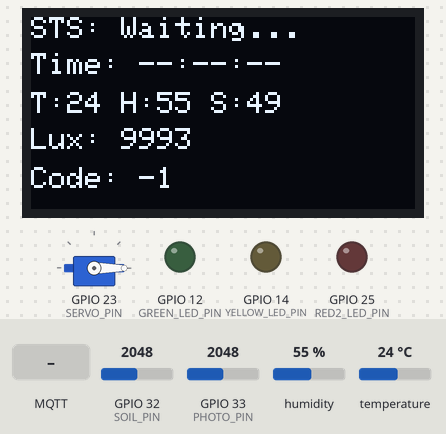
Bench run of a sketch on a simulated ESP32. Parts: servo, 128×64 one-colour display, output pins drawn as LEDs (lit = HIGH). The inputs (shaded band) are chosen by the test bench; at power-on: temperature 24 °C, GPIO 32 (SOIL_PIN) = 2048, GPIO 33 (PHOTO_PIN) = 2048, humidity 55 %. WiFi joins after 1.5 s; servers stay silent unless stated; no MQTT or app messages arrive unless stated; what the sketch prints to the serial monitor is not drawn.

Above: at 5.6 s.
5.7 s: MQTT message "1" arrives on the first subscribed topic
At 6.3 s:
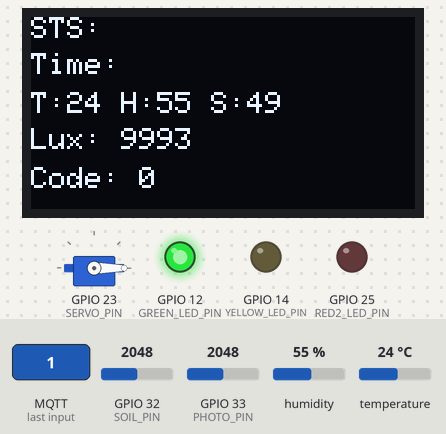
7.2 s: temperature set to 0 °C
At 11.2 s:
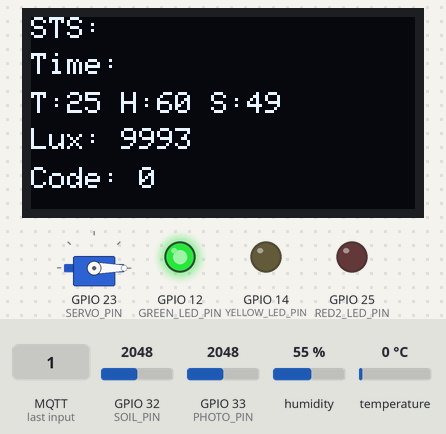
11.5 s: GPIO 32 (SOIL_PIN) set to 2866
At 15.7 s:
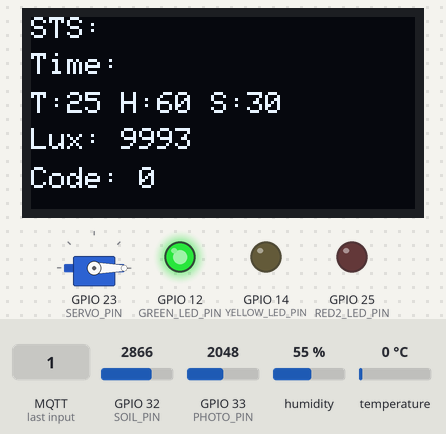
16.6 s: GPIO 33 (PHOTO_PIN) set to 2866
At 21.0 s:
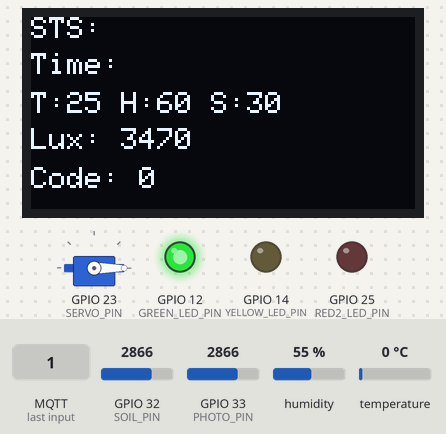
21.6 s: temperature set to 12 °C
At 26.2 s:
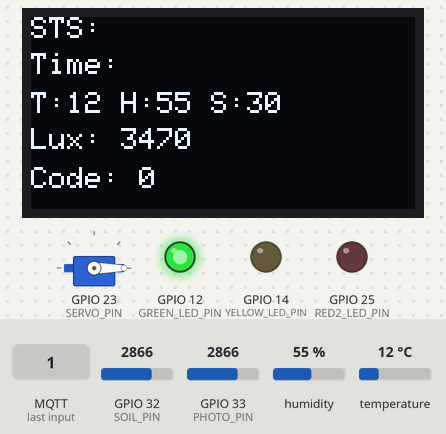
26.7 s: humidity set to 22 %
At 31.5 s:
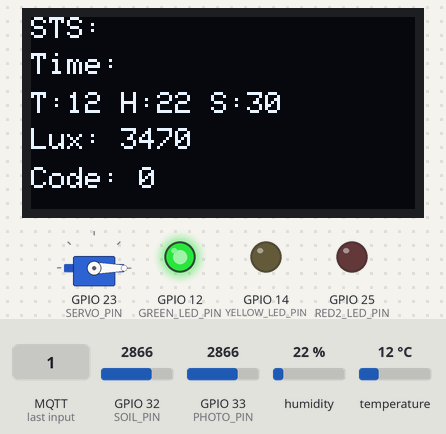
Timing chart, 0 to 32.7 s (numbered marks = the images above; inputs shaded):
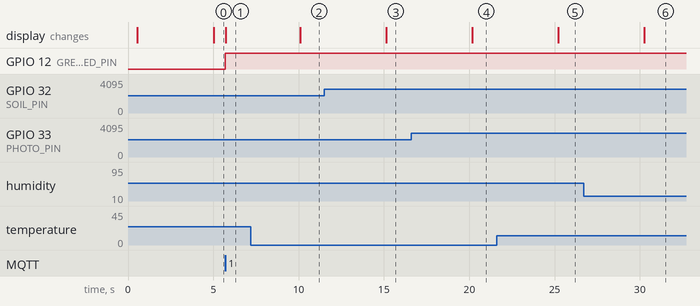

The sketch:

esp32_code.ino
```cpp
// ---------------------------------------------------------------- //
//                    ESP32 ML Client (Smart IoT)                   //
// ---------------------------------------------------------------- //

#include <WiFi.h>
#include <PubSubClient.h>
#include <Wire.h>
#include <Adafruit_GFX.h>
#include <Adafruit_SSD1306.h>
#include <DHT.h>
#include <ESP32Servo.h>
#include <ArduinoJson.h>

// ------------------- WiFi & MQTT Configuration ------------------ //
const char* WIFI_SSID = "Wifi";
const char* WIFI_PASSWORD = "113333555555";

const char* MQTT_BROKER = "broker.emqx.io";
const int MQTT_PORT = 1883;
const char* MQTT_CLIENT_ID = "esp32_chilihub_client_001";

const char* TOPIC_PUBLISH_DATA = "chilihub/data/sensors";
const char* TOPIC_SUBSCRIBE_PRED = "chilihub/predictions/class";

// ----------------------- Pin Definitions ------------------------ //
const int PHOTO_PIN = 33;
const int DHT1_PIN = 5;
const int SOIL_PIN = 32;

// Actuators
const int GREEN_LED_PIN = 12;   // Code 0: Normal
const int YELLOW_LED_PIN = 14;  // Code 1: Warning
const int RED2_LED_PIN = 25;    // Code 2: Critical
const int SERVO_PIN = 23;

// -------------------- Global Objects & Variables ---------------- //
WiFiClient wifiClient;
PubSubClient mqttClient(wifiClient);

#define SCREEN_WIDTH 128
#define SCREEN_HEIGHT 64
Adafruit_SSD1306 display(SCREEN_WIDTH, SCREEN_HEIGHT, &Wire, -1);

#define DHTTYPE DHT22
DHT dht1(DHT1_PIN, DHTTYPE);

Servo myServo;

// Variabel Sensor
int lightValueADC = 0;
float lightValue = 0;
float temp1 = 0;
float humidity1 = 0;
float humidity2 = 0;

// Variabel Status (Dari Server)
int currentCode = -1;
int lastCode = -1;
int currentServoPos = 0;
String currentStatus = "Waiting...";
String lastTimestamp = "--:--:--";

unsigned long lastReadTime = 0;
const long readInterval = 5000;

// ========== EDGE CASE: Sensor Error Tracking ========== //
struct SensorHealth {
    bool dht_ok = true;
    bool photo_ok = true;
    bool soil_ok = true;
    int dht_fail_count = 0;
    int photo_fail_count = 0;
    int soil_fail_count = 0;
};

SensorHealth sensorStatus;

// Threshold untuk deteksi sensor rusak
const int MAX_FAIL_COUNT = 3;

// Default values jika sensor rusak
const float DEFAULT_TEMP = 25.0;
const float DEFAULT_HUMIDITY_AIR = 60.0;
const float DEFAULT_HUMIDITY_SOIL = 50.0;
const float DEFAULT_LUX = 1000.0;

// -------------------------- SETUP ------------------------------- //
void setup() {
    Serial.begin(115200);

    pinMode(GREEN_LED_PIN, OUTPUT);
    pinMode(YELLOW_LED_PIN, OUTPUT);
    pinMode(RED2_LED_PIN, OUTPUT);

    myServo.attach(SERVO_PIN);
    myServo.write(0);
    delay(500);
    myServo.detach();

    Wire.begin(21, 22);
    if (!display.begin(SSD1306_SWITCHCAPVCC, 0x3C)) {
        Serial.println(F("SSD1306 failed"));
        for (;;);
    }

    dht1.begin();

    mqttClient.setServer(MQTT_BROKER, MQTT_PORT);
    mqttClient.setCallback(mqttCallback);

    connectWiFi();
    testAllSensors();
}

// --------------------------- LOOP ------------------------------- //
void loop() {
    if (!mqttClient.connected()) {
        reconnectMQTT();
    }
    mqttClient.loop();

    if (millis() - lastReadTime > readInterval) {
        readSensors();
        publishSensorDataJSON();
        updateDisplay();
        lastReadTime = millis();
    }
}

// ========== SENSOR TESTING & VALIDATION ========== //

void testAllSensors() {
    Serial.println("\n===== TESTING SENSORS =====");

    // Test DHT22
    float testTemp = dht1.readTemperature();
    float testHum = dht1.readHumidity();
    if (isnan(testTemp) || isnan(testHum)) {
        sensorStatus.dht_ok = false;
        Serial.println("⚠️  DHT22: FAILED");
    } else {
        sensorStatus.dht_ok = true;
        Serial.println("✅ DHT22: OK");
    }

    // Test Photoresistor
    int testPhoto = analogRead(PHOTO_PIN);
    if (testPhoto < 0 || testPhoto > 4095) {
        sensorStatus.photo_ok = false;
        Serial.println("⚠️  Photo Sensor: FAILED");
    } else {
        sensorStatus.photo_ok = true;
        Serial.println("✅ Photo Sensor: OK");
    }

    // Test Soil Moisture
    int testSoil = analogRead(SOIL_PIN);
    if (testSoil < 0 || testSoil > 4095) {
        sensorStatus.soil_ok = false;
        Serial.println("⚠️  Soil Sensor: FAILED");
    } else {
        sensorStatus.soil_ok = true;
        Serial.println("✅ Soil Sensor: OK");
    }

    Serial.println("===========================\n");
}

// ------------------- MQTT Callback ------------------- //
void mqttCallback(char* topic, byte* payload, unsigned int length) {
    String message = "";
    for (unsigned int i = 0; i < length; i++) {
        message += (char)payload[i];
    }
    Serial.print("JSON Received: ");
    Serial.println(message);

    JsonDocument doc;
    DeserializationError error = deserializeJson(doc, message);

    if (error) {
        Serial.print(F("deserializeJson() failed: "));
        Serial.println(error.f_str());
        return;
    }

    const char* statusStr = doc["status"];
    int code = doc["code"];
    const char* ts = doc["timestamp"];

    currentStatus = String(statusStr);
    currentCode = code;
    lastTimestamp = String(ts);

    actuateBasedOnCode(currentCode);

    updateDisplay();
}

// ------------------- Logic Aktuator ------------------- //
void actuateBasedOnCode(int code) {

    if (code == lastCode) {
        return;
    }

    lastCode = code;

    digitalWrite(GREEN_LED_PIN, LOW);
    digitalWrite(YELLOW_LED_PIN, LOW);
    digitalWrite(RED2_LED_PIN, LOW);

    switch (code) {
        case 0: // Normal - Green LED
            digitalWrite(GREEN_LED_PIN, HIGH);
            if (currentServoPos != 0) {
                myServo.attach(SERVO_PIN);
                myServo.write(0);
                delay(500);
                myServo.detach();
                currentServoPos = 0;
                Serial.println("Servo → 0° (Closed)");
            }
            break;

        case 1: // Warning - Yellow LED
            digitalWrite(YELLOW_LED_PIN, HIGH);
            if (currentServoPos != 45) {
                myServo.attach(SERVO_PIN);
                myServo.write(45);
                delay(500);
                myServo.detach();
                currentServoPos = 45;
                Serial.println("Servo → 45° (Warning)");
            }
            break;

        case 2: // Critical - Red LED + Servo Open
            digitalWrite(RED2_LED_PIN, HIGH);
            if (currentServoPos != 90) {
                myServo.attach(SERVO_PIN);
                myServo.write(90);
                delay(500);
                currentServoPos = 90;
                Serial.println("Servo → 90° (OPEN - CRITICAL!)");
            }
            break;

        default:
            Serial.println("Unknown code");
            break;
    }
}

// ------------------- Reading & Publishing ------------------- //
void readSensors() {
    // ===== 1. DHT22 Temperature & Humidity ===== //
    temp1 = dht1.readTemperature();
    humidity1 = dht1.readHumidity();

    if (isnan(temp1) || isnan(humidity1)) {
        sensorStatus.dht_fail_count++;
        Serial.println("⚠️  DHT22 read failed");

        if (sensorStatus.dht_fail_count >= MAX_FAIL_COUNT) {
            sensorStatus.dht_ok = false;
            Serial.println("❌ DHT22 SENSOR RUSAK - Using default values");
        }

        // Gunakan nilai default
        temp1 = DEFAULT_TEMP;
        humidity1 = DEFAULT_HUMIDITY_AIR;
    }
    // Validasi range nilai yang wajar
    else if (temp1 < 5 || temp1 > 45 || humidity1 < 0 || humidity1 > 100) {
        sensorStatus.dht_fail_count++;
        Serial.println("⚠️  DHT22 values out of range");

        temp1 = DEFAULT_TEMP;
        humidity1 = DEFAULT_HUMIDITY_AIR;
    }
    else {
        // Sensor OK, reset fail counter
        sensorStatus.dht_fail_count = 0;
        sensorStatus.dht_ok = true;
    }

    // ===== 2. Photoresistor (Light Sensor) ===== //
    lightValueADC = analogRead(PHOTO_PIN);

    if (lightValueADC < 0 || lightValueADC > 4095) {
        sensorStatus.photo_fail_count++;
        Serial.println("⚠️  Photo sensor read failed");

        if (sensorStatus.photo_fail_count >= MAX_FAIL_COUNT) {
            sensorStatus.photo_ok = false;
            Serial.println("❌ PHOTO SENSOR RUSAK - Using default value");
        }

        lightValue = DEFAULT_LUX;
    } else {
        sensorStatus.photo_fail_count = 0;
        sensorStatus.photo_ok = true;
        lightValue = convertToLux(lightValueADC);
    }

    // ===== 3. Soil Moisture Sensor ===== //
    int soilRaw = analogRead(SOIL_PIN);

    if (soilRaw < 0 || soilRaw > 4095) {
        sensorStatus.soil_fail_count++;
        Serial.println("⚠️  Soil sensor read failed");

        if (sensorStatus.soil_fail_count >= MAX_FAIL_COUNT) {
            sensorStatus.soil_ok = false;
            Serial.println("❌ SOIL SENSOR RUSAK - Using default value");
        }

        humidity2 = DEFAULT_HUMIDITY_SOIL;
    } else {
        sensorStatus.soil_fail_count = 0;
        sensorStatus.soil_ok = true;
        humidity2 = map(soilRaw, 4095, 0, 0, 100);

        if (humidity2 < 0) humidity2 = 0;
        if (humidity2 > 100) humidity2 = 100;
    }

    // Print sensor readings
    Serial.println("--- Sensor Readings ---");
    Serial.print("Temp: "); Serial.print(temp1);
    if (!sensorStatus.dht_ok) Serial.print(" [DEFAULT]");
    Serial.println(" °C");

    Serial.print("Humidity Air: "); Serial.print(humidity1);
    if (!sensorStatus.dht_ok) Serial.print(" [DEFAULT]");
    Serial.println(" %");

    Serial.print("Humidity Soil: "); Serial.print(humidity2);
    if (!sensorStatus.soil_ok) Serial.print(" [DEFAULT]");
    Serial.println(" %");

    Serial.print("Light: "); Serial.print(lightValue);
    if (!sensorStatus.photo_ok) Serial.print(" [DEFAULT]");
    Serial.println(" lux");
    Serial.println("----------------------");
}

void publishSensorDataJSON() {
    JsonDocument doc;
    doc["temp"] = temp1;
    doc["rh_air"] = humidity1;
    doc["rh_soil"] = humidity2;
    doc["lux"] = lightValue;

    JsonObject sensors = doc.createNestedObject("sensor_health");
    sensors["dht_ok"] = sensorStatus.dht_ok;
    sensors["photo_ok"] = sensorStatus.photo_ok;
    sensors["soil_ok"] = sensorStatus.soil_ok;

    char buffer[256];
    serializeJson(doc, buffer);

    mqttClient.publish(TOPIC_PUBLISH_DATA, buffer);
}

// ------------------- Display Update ------------------- //

void updateDisplay() {
    display.clearDisplay();
    display.setTextSize(1);
    display.setTextColor(WHITE);

    // Baris 1: Status
    display.setCursor(0, 0);
    display.print("STS: ");
    if(currentStatus.length() > 10) display.println(currentStatus.substring(0,10));
    else display.println(currentStatus);

    // Baris 2: Timestamp
    display.setCursor(0, 12);
    display.print("Time: "); display.println(lastTimestamp);

    // Baris 3: Sensor Values
    display.setCursor(0, 25);
    display.print("T:"); display.print((int)temp1);
    if (!sensorStatus.dht_ok) display.print("*");  // Tanda sensor rusak

    display.print(" H:"); display.print((int)humidity1);
    if (!sensorStatus.dht_ok) display.print("*");

    display.print(" S:"); display.print((int)humidity2);
    if (!sensorStatus.soil_ok) display.print("*");

    // Baris 4: Light
    display.setCursor(0, 37);
    display.print("Lux: "); display.print((int)lightValue);
    if (!sensorStatus.photo_ok) display.print("*");

    // Baris 5: Code dan Warning
    display.setCursor(0, 50);
    display.print("Code: "); display.print(currentCode);
    if(currentCode == 2) display.print(" !ACT!");

    // Sensor error indicator
    if (!sensorStatus.dht_ok || !sensorStatus.photo_ok || !sensorStatus.soil_ok) {
        display.setCursor(0, 57);
        display.print("*=SENSOR ERROR");
    }

    display.display();
}

// ========== HELPER FUNCTIONS ========== //

float convertToLux(int adcValue) {
    if (adcValue == 0) adcValue = 1;
    float voltage = (adcValue / 4095.0) * 3.3;
    float resistance = (10000.0 * voltage) / (3.3 - voltage);

    // Edge case: resistance terlalu tinggi atau rendah
    if (resistance < 1 || resistance > 1000000) {
        return DEFAULT_LUX;
    }

    float lux = pow(10, (log10(resistance / 10000.0) * -1.25) + 4);
    return constrain(lux, 0, 100000);
}

void connectWiFi() {
    WiFi.begin(WIFI_SSID, WIFI_PASSWORD);
    Serial.print("Connecting WiFi");
    while (WiFi.status() != WL_CONNECTED) {
        delay(500);
        Serial.print(".");
    }
    Serial.println("\n✅ WiFi Connected");
    Serial.print("IP: ");
    Serial.println(WiFi.localIP());
}

void reconnectMQTT() {
    while (!mqttClient.connected()) {
        Serial.print("Connecting MQTT...");
        if (mqttClient.connect(MQTT_CLIENT_ID)) {
            Serial.println("Ready");
            mqttClient.subscribe(TOPIC_SUBSCRIBE_PRED);
        } else {
            Serial.print("failed, rc=");
            Serial.print(mqttClient.state());
            delay(5000);
        }
    }
}
```

Measured:
- after the input at 5.7 s, GPIO 12 (GREEN_LED_PIN): LOW → HIGH at once; the display: changes at once (image 1)
- after the input at 7.2 s, the display: changes after 2.9 s (image 2)
- after the input at 11.5 s, the display: changes after 3.6 s (image 3)
- after the input at 16.6 s, the display: changes after 3.6 s (image 4)
- after the input at 21.6 s, the display: changes after 3.6 s (image 5)
- after the input at 26.7 s, the display: changes after 3.5 s (image 6)
